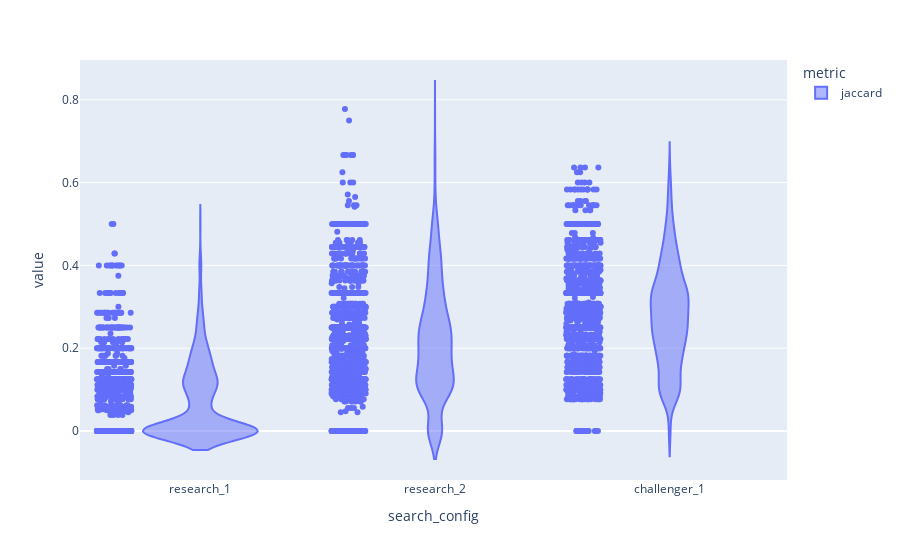

Notebook source saved alongside this figure:
### Code cell
sel = df_metrics.search_config.isin(["research_1", "research_2", "challenger_1"])
sel = sel & (df_metrics.metric.isin(["jaccard"]))
sel = sel & (df_metrics.query_set_id=="sampled_queries")

df = df_metrics[sel]
df = df[["value", "metric", "search_config", "query", "datetime"]]

fig = px.violin(df, y="value", x="search_config", points="all", color="metric", hover_data=df.columns)
fig

### Figure 1 — Plotly figure (JSON) as saved in the notebook; plotly's stock layout.template omitted (floating-point values rounded to 4 significant figures; data arrays with more than 128 entries replaced by an {"elided": "..."} marker saying what was removed)
{"data": [{"alignmentgroup": "True", "box": {"visible": false}, "customdata": {"elided": "4200x3 str values"}, "hovertemplate": "metric=%{customdata[0]}<br>search_config=%{x}<br>value=%{y}<br>query=%{customdata[1]}<br>datetime=%{customdata[2]}<extra></extra>", "legendgroup": "jaccard", "marker": {"color": "#636efa"}, "name": "jaccard", "offsetgroup": "jaccard", "orientation": "v", "points": "all", "scalegroup": "True", "showlegend": true, "type": "violin", "x": {"elided": "4200 str values"}, "x0": " ", "xaxis": "x", "y": {"elided": "4200 float values"}, "y0": " ", "yaxis": "y"}], "layout": {"legend": {"title": {"text": "metric"}, "tracegroupgap": 0}, "margin": {"t": 60}, "violinmode": "group", "xaxis": {"anchor": "y", "domain": [0, 1], "title": {"text": "search_config"}}, "yaxis": {"anchor": "x", "domain": [0, 1], "title": {"text": "value"}}}}
